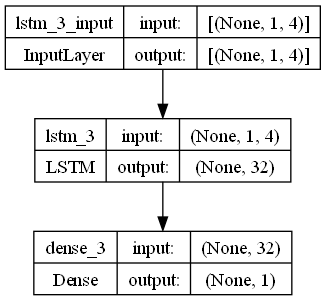

The script that drew this image:
# Importing the Libraries
import pandas as pd
import numpy as np
import matplotlib.pyplot as plt
import matplotlib.dates as mdates
from sklearn.preprocessing import MinMaxScaler
from keras.layers import LSTM, Dense, Dropout
from sklearn.model_selection import TimeSeriesSplit
from sklearn.metrics import mean_squared_error, r2_score
from sklearn.preprocessing import MinMaxScaler
from sklearn import linear_model
from keras.models import Sequential
from keras.layers import Dense
import keras.backend as K
from keras.callbacks import EarlyStopping
from keras.optimizers import Adam
from keras.models import load_model
from keras.layers import LSTM
from keras.utils import plot_model
import pydot
import graphviz
import os
os.environ['TF_CPP_MIN_LOG_LEVEL'] = '1' 

import tensorflow as tf
# from keras.utils import vis_utils

#Get the Dataset
df=pd.read_csv('MicrosoftStockData.csv',na_values=['null'],index_col='Date',parse_dates=True,infer_datetime_format=True)
print(df.head())

#Print the shape of Dataframe  and Check for Null Values
print("Dataframe Shape: ", df.shape)
print("Null Value Present: ", df.isnull().values.any())
print(df.columns)
#Plot the True Adj Close Value

# plt.plot(df['Close'])
# plt.show()


# df['Close'].plot()

#Set Target Variable
output_var = pd.DataFrame(df['Close'])
#Selecting the Features
features = ['Open', 'High', 'Low', 'Volume']

#Scaling
scaler = MinMaxScaler()
feature_transform = scaler.fit_transform(df[features])
feature_transform= pd.DataFrame(columns=features, data=feature_transform, index=df.index)
print(feature_transform.head())


#Splitting to Training set and Test set
timesplit= TimeSeriesSplit(n_splits=10)
for train_index, test_index in timesplit.split(feature_transform):
        X_train, X_test = feature_transform[:len(train_index)], feature_transform[len(train_index): (len(train_index)+len(test_index))]
        y_train, y_test = output_var[:len(train_index)].values.ravel(), output_var[len(train_index): (len(train_index)+len(test_index))].values.ravel()


        #Process the data for LSTM
        trainX =np.array(X_train)
        testX =np.array(X_test)
        X_train = trainX.reshape(X_train.shape[0], 1, X_train.shape[1])
        X_test = testX.reshape(X_test.shape[0], 1, X_test.shape[1])


        #Building the LSTM Model
        lstm = Sequential()
        lstm.add(LSTM(32, input_shape=(1, trainX.shape[1]), activation='relu', return_sequences=False))
        lstm.add(Dense(1))
        lstm.compile(loss='mean_squared_error', optimizer='adam')
        plot_model(lstm, show_shapes=True, show_layer_names=True)


        history=lstm.fit(X_train, y_train, epochs=100, batch_size=8, verbose=1, shuffle=False)

        y_pred= lstm.predict(X_test)


        #Predicted vs True Adj Close Value – LSTM
        plt.plot(y_test, label='True Value')
        plt.plot(y_pred, label='LSTM Value')
        plt.title('Prediction by LSTM')
        plt.xlabel('Time Scale')
        plt.ylabel('Scaled USD')
        plt.legend()
        plt.show()
